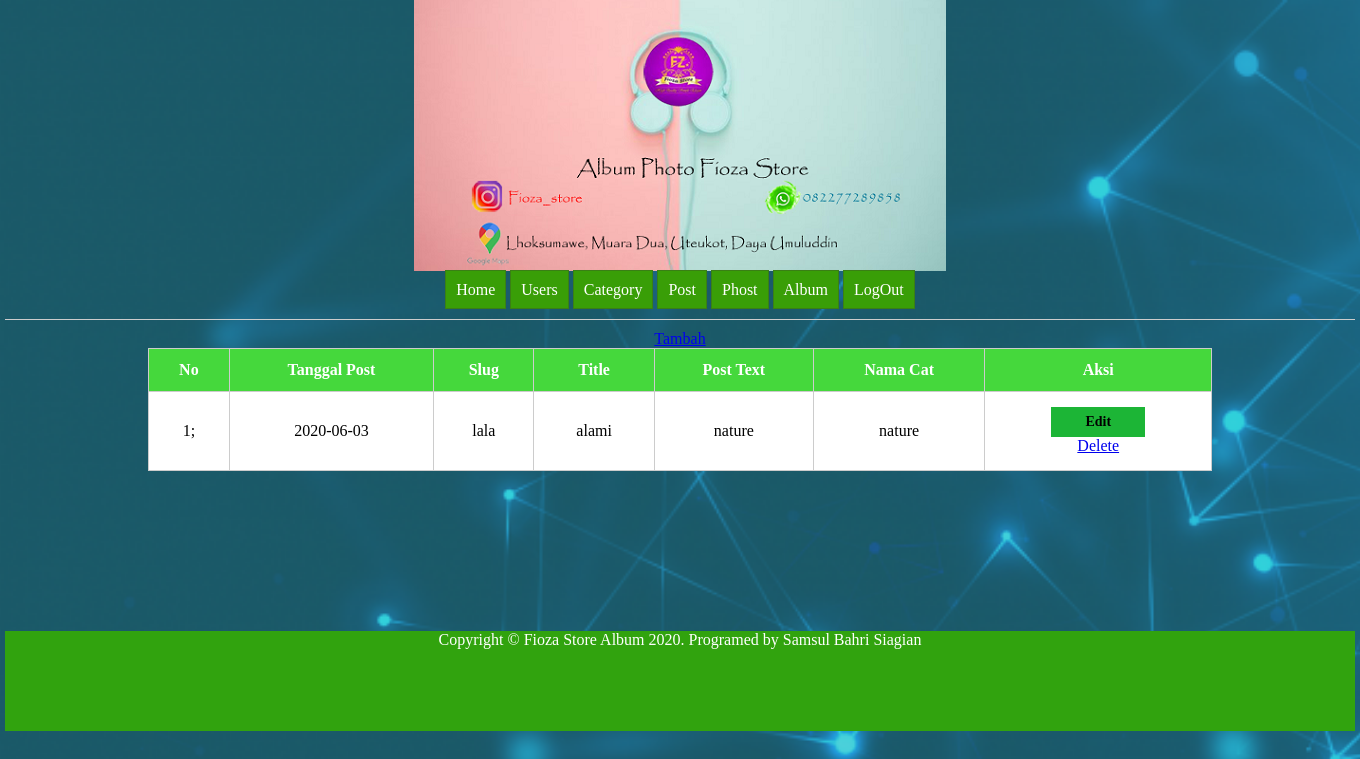
Screenshot of /posttampil.php with the database file from the repository.
### tables this page shows
CREATE TABLE `tb_post` (
  `id` int(11) NOT NULL,
  `post_date` date DEFAULT NULL,
  `slug` varchar(25) DEFAULT NULL,
  `title` varchar(100) DEFAULT NULL,
  `post_text` text DEFAULT NULL,
  `cat_id` int(11) NOT NULL
);

CREATE TABLE `tb_category` (
  `cat_id` int(11) NOT NULL,
  `cat_name` varchar(100) NOT NULL,
  `cat_text` varchar(100) NOT NULL
);

### app/Post.php (called while the page is built, shortened)
<?php
include_once("Controller.php");
class Post extends Controller
{
    public function __construct()
    {
        $this->db = new Controller();
        $this->db = $this->db->Connect();
    }
    public function tampil()
    {
        $eksekusi = "SELECT * FROM tb_post JOIN tb_category ON tb_post.id = tb_category.cat_id";
        $stmt = $this->db->prepare($eksekusi);
        $stmt->execute();
        $data = [];
        while ($rows = $stmt->fetch()) {
            $data[] = $rows;
        }
        return $data;
    }
}

### app/Controller.php (called while the page is built, shortened)
<?php
class Controller
{
    public function Connect()
    {
        return new PDO("mysql:host=localhost;dbname=databaseuts", "root", "");
    }
}

### posttampil.php (the view, shortened to what this page needs)
<?php
require_once "app/Post.php";
$post = new Post();
$rows = $post->tampil();
?>
<link rel="stylesheet"href="css/style.css">
<body>
    <div class="utama">
        <div class="kepala">
            <center><img src="layout/assets/images/header.png" alt=""></center>
        </div>
        <center>
            <div class="menu">
                <a href="index.php">Home</a>
                <a href="userstampil.php">Users</a>
                <a href="categorytampil.php">Category</a>
                <a href="posttampil.php">Post</a>
                <a href="photostampil.php">Phost</a>
                <a href="albumtampil.php">Album</a>
                <a href="logout.php">LogOut</a>
            </div>
        </center>
        <center>
            <div class="isi">
                <a class="tambah" href="postinput.php">Tambah</a>
                <table>
                    <tr>
                        <th>No</th>
                        <th>Tanggal Post</th>
                        <th>Slug</th>
                        <th>Title</th>
                        <th>Post Text</th>
                        <th>Nama Cat</th>
                        <th>Aksi</th>
                    </tr>
                    <?php
                    $no = 1;
                    ?>
                    <?php foreach ($rows as $row) {    ?>
                        <tr>
                            <td><?php echo $no++ ?>;</td>
                            <td><?php echo $row['post_date']; ?></td>
                            <td><?php echo $row['slug']; ?></td>
                            <td><?php echo $row['title']; ?></td>
                            <td><?php echo $row['post_text']; ?></td>
                            <td><?php echo $row['cat_name']; ?></td>
                            <td><a class="edit" href="Postedit.php?id=<?php echo $row['id']; ?>">Edit</a>
                                <a onclick="return confirm('Are You Sure')" class="delete" href="postproses.php?delete-id=<?php echo $row['id']; ?>">Delete</td>
                        </tr>
                    <?php } ?>
                </table>
            </div>
        </center>
   <div class="footer">
            <center>Copyright &copy; Fioza Store Album 2020. Programed by Samsul Bahri Siagian</center>
        </div>
    </div>
</body>

### css/style.css (style rules this page uses)
* { margin: 0px auto; }
html,body { height: 100%; }
.utama { width: 1350px; min-height: 100%; margin: auto; position: relative; }
.kepala { margin-bottom: 10px; }
.menu a { border: 1px solid #3a7f15; padding: 10px; background-color: #399e07; color: #ffffff; text-decoration: none; }
.isi { margin-top: 20px; padding-left: 10px; border-top: 1px solid #ccc; border-collapse: collapse; color: black; padding: 10px; position : relative; padding-bottom :60px; }
table { border: 1px solid #ccc; border-collapse: collapse; background-color: #fff; padding: 15px; width: 80%; text-align: center; }
table th { border:1px solid #ccc; background-color: #45D83C; color: #fff; padding: 12px; text-align: center; }
table td { border: 1px solid #ccc; padding: 15px; }
.footer { margin-top: 100px; background: #31a30e; color: white; height: 100px; }
body { ; background-image: url('../images/backgroundlogin.jpeg'); background-size: cover; background-attachment: fixed; background-repeat: no-repeat; }
.edit { text-decoration: none; padding: 7px; display: block; width: 80px; color: #000000; font-weight: bold; font-size: 14px; background-color: #1cb536; }

### rows the page displays
tb_post: post_date "2020-06-03", slug "lala", title "alami", post_text "nature", cat.cat_name "nature"
